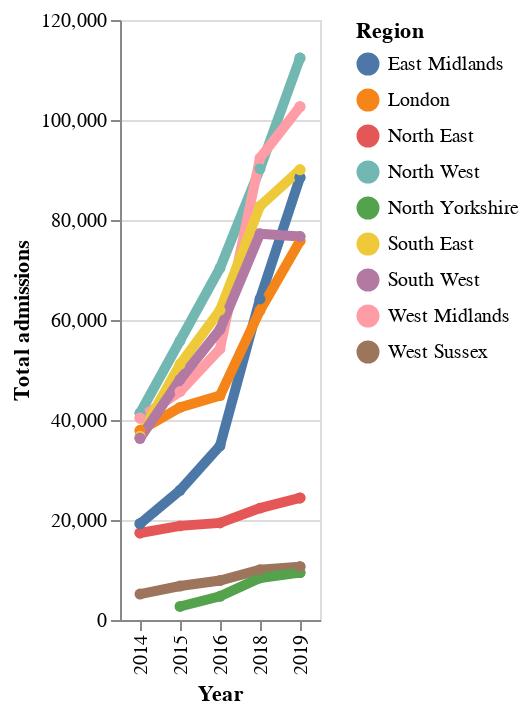

The cell this chart's notebook holds for it:
### Code cell
regional = alt.Chart(df_major).mark_line(size=5, point=True).encode(
    alt.X("year:O", title="Year"),
    alt.Y("admissions_total:Q", title="Total admissions"),
    color=alt.Color("region:N", title="Region"), 

    tooltip=[
        alt.Tooltip("region:N", title="Region"),
        alt.Tooltip("admissions_total:Q", title="Admissions", format=",")
    ]).properties(width=100)
#.configure_legend(orient='left').properties(title="Obesety-related hospital admissions by UK regions", width=200)


regional

### Figure 1 — Vega-Lite specification as saved in the notebook (floating-point values rounded to 4 significant figures)
{"config": {"view": {"continuousWidth": 300, "continuousHeight": 300}}, "data": {"name": "data-eb3aa683473ccc126d07e087cd980957"}, "mark": {"type": "line", "point": true, "size": 5}, "encoding": {"color": {"field": "region", "title": "Region", "type": "nominal"}, "tooltip": [{"field": "region", "title": "Region", "type": "nominal"}, {"field": "admissions_total", "format": ",", "title": "Admissions", "type": "quantitative"}], "x": {"field": "year", "title": "Year", "type": "ordinal"}, "y": {"field": "admissions_total", "title": "Total admissions", "type": "quantitative"}}, "width": 100, "$schema": "https://vega.github.io/schema/vega-lite/v5.14.1.json", "datasets": {"data-eb3aa683473ccc126d07e087cd980957": [{"region": "North East", "admissions_total": 17409, "admissions_count_men": 6294.0, "admissions_count_women": 11120.0, "adm_per_100_000_all": 670.5, "adm_per_male": 495.7, "adm_per_female": 837.7, "year": 2014, "top_tier": true, "result": null}, {"region": "North East", "admissions_total": 17409, "admissions_count_men": 6294.0, "admissions_count_women": 11120.0, "adm_per_100_000_all": 670.5, "adm_per_male": 495.7, "adm_per_female": 837.7, "year": 2014, "top_tier": true, "result": null}, {"region": "North West", "admissions_total": 41358, "admissions_count_men": 13910.0, "admissions_count_women": 27440.0, "adm_per_100_000_all": 586.1, "adm_per_male": 401.2, "adm_per_female": 764.7, "year": 2014, "top_tier": true, "result": null}, {"region": "North West", "admissions_total": 41358, "admissions_count_men": 13910.0, "admissions_count_women": 27440.0, "adm_per_100_000_all": 586.1, "adm_per_male": 401.2, "adm_per_female": 764.7, "year": 2014, "top_tier": true, "result": null}, {"region": "East Midlands", "admissions_total": 19256, "admissions_count_men": 6058.0, "admissions_count_women": 13200.0, "adm_per_100_000_all": 424.4, "adm_per_male": 270.8, "adm_per_female": 573.7, "year": 2014, "top_tier": true, "result": null}, {"region": "East Midlands", "admissions_total": 19256, "admissions_count_men": 6058.0, "admissions_count_women": 13200.0, "adm_per_100_000_all": 424.4, "adm_per_male": 270.8, "adm_per_female": 573.7, "year": 2014, "top_tier": true, "result": null}, {"region": "West Midlands", "admissions_total": 40394, "admissions_count_men": 12270.0, "admissions_count_women": 28120.0, "adm_per_100_000_all": 720.2, "adm_per_male": 443.3, "adm_per_female": 989.8, "year": 2014, "top_tier": true, "result": null}, {"region": "West Midlands", "admissions_total": 40394, "admissions_count_men": 12270.0, "admissions_count_women": 28120.0, "adm_per_100_000_all": 720.2, "adm_per_male": 443.3, "adm_per_female": 989.8, "year": 2014, "top_tier": true, "result": null}, {"region": "London", "admissions_total": 37892, "admissions_count_men": 13280.0, "admissions_count_women": 24610.0, "adm_per_100_000_all": 461.8, "adm_per_male": 327.6, "adm_per_female": 592.9, "year": 2014, "top_tier": true, "result": null}, {"region": "London", "admissions_total": 37892, "admissions_count_men": 13280.0, "admissions_count_women": 24610.0, "adm_per_100_000_all": 461.8, "adm_per_male": 327.6, "adm_per_female": 592.9, "year": 2014, "top_tier": true, "result": null}, {"region": "South East", "admissions_total": 36779, "admissions_count_men": 13280.0, "admissions_count_women": 23480.0, "adm_per_100_000_all": 425.1, "adm_per_male": 312.4, "adm_per_female": 533.5, "year": 2014, "top_tier": true, "result": null}, {"region": "West Sussex", "admissions_total": 5183, "admissions_count_men": 1977.0, "admissions_count_women": 3206.0, "adm_per_100_000_all": 640.7, "adm_per_male": 504.7, "adm_per_female": 768.4, "year": 2014, "top_tier": true, "result": null}, {"region": "South West", "admissions_total": 36338, "admissions_count_men": 12260.0, "admissions_count_women": 24080.0, "adm_per_100_000_all": 685.5, "adm_per_male": 471.7, "adm_per_female": 891.3, "year": 2014, "top_tier": true, "result": null}, {"region": "South West", "admissions_total": 36338, "admissions_count_men": 12260.0, "admissions_count_women": 24080.0, "adm_per_100_000_all": 685.5, "adm_per_male": 471.7, "adm_per_female": 891.3, "year": 2014, "top_tier": true, "result": null}, {"region": "North East", "admissions_total": 18824, "admissions_count_men": 6340.0, "admissions_count_women": 12480.0, "adm_per_100_000_all": 721.1, "adm_per_male": 495.9, "adm_per_female": 937.2, "year": 2015, "top_tier": true, "result": null}, {"region": "North West", "admissions_total": 55848, "admissions_count_men": 19880.0, "admissions_count_women": 35960.0, "adm_per_100_000_all": 786.2, "adm_per_male": 568.8, "adm_per_female": 996.7, "year": 2015, "top_tier": true, "result": null}, {"region": "North Yorkshire", "admissions_total": 2703, "admissions_count_men": 1056.0, "admissions_count_women": 1647.0, "adm_per_100_000_all": 448.4, "adm_per_male": 355.2, "adm_per_female": 539.3, "year": 2015, "top_tier": true, "result": null}, {"region": "East Midlands", "admissions_total": 25932, "admissions_count_men": 7899.0, "admissions_count_women": 18030.0, "adm_per_100_000_all": 563.9, "adm_per_male": 348.3, "adm_per_female": 773.7, "year": 2015, "top_tier": true, "result": null}, {"region": "West Midlands", "admissions_total": 45682, "admissions_count_men": 14080.0, "admissions_count_women": 31600.0, "adm_per_100_000_all": 805.0, "adm_per_male": 502.3, "adm_per_female": 1101.0, "year": 2015, "top_tier": true, "result": null}, {"region": "London", "admissions_total": 42511, "admissions_count_men": 14250.0, "admissions_count_women": 28250.0, "adm_per_100_000_all": 505.1, "adm_per_male": 342.1, "adm_per_female": 664.5, "year": 2015, "top_tier": true, "result": null}, {"region": "South East", "admissions_total": 51102, "admissions_count_men": 18230.0, "admissions_count_women": 32860.0, "adm_per_100_000_all": 581.2, "adm_per_male": 421.6, "adm_per_female": 735.4, "year": 2015, "top_tier": true, "result": null}, {"region": "West Sussex", "admissions_total": 6794, "admissions_count_men": 2542.0, "admissions_count_women": 4251.0, "adm_per_100_000_all": 827.2, "adm_per_male": 638.4, "adm_per_female": 1005.0, "year": 2015, "top_tier": true, "result": null}, {"region": "South West", "admissions_total": 48098, "admissions_count_men": 16480.0, "admissions_count_women": 31610.0, "adm_per_100_000_all": 894.4, "adm_per_male": 624.3, "adm_per_female": 1155.0, "year": 2015, "top_tier": true, "result": null}, {"region": "North East", "admissions_total": 19414, "admissions_count_men": 6574.0, "admissions_count_women": 12840.0, "adm_per_100_000_all": 741.4, "adm_per_male": 512.3, "adm_per_female": 961.4, "year": 2016, "top_tier": true, "result": null}, {"region": "North West", "admissions_total": 70380, "admissions_count_men": 24720.0, "admissions_count_women": 45650.0, "adm_per_100_000_all": 986.7, "adm_per_male": 703.9, "adm_per_female": 1261.0, "year": 2016, "top_tier": true, "result": null}, {"region": "North Yorkshire", "admissions_total": 4749, "admissions_count_men": 1763.0, "admissions_count_women": 2985.0, "adm_per_100_000_all": 789.5, "adm_per_male": 595.5, "adm_per_female": 977.1, "year": 2016, "top_tier": true, "result": null}, {"region": "East Midlands", "admissions_total": 34839, "admissions_count_men": 11450.0, "admissions_count_women": 23380.0, "adm_per_100_000_all": 751.3, "adm_per_male": 500.5, "adm_per_female": 995.2, "year": 2016, "top_tier": true, "result": null}, {"region": "West Midlands", "admissions_total": 54212, "admissions_count_men": 16460.0, "admissions_count_women": 37740.0, "adm_per_100_000_all": 948.9, "adm_per_male": 583.0, "adm_per_female": 1306.0, "year": 2016, "top_tier": true, "result": null}, {"region": "London", "admissions_total": 44893, "admissions_count_men": 15370.0, "admissions_count_women": 29510.0, "adm_per_100_000_all": 525.8, "adm_per_male": 363.0, "adm_per_female": 685.6, "year": 2016, "top_tier": true, "result": null}, {"region": "South East", "admissions_total": 61957, "admissions_count_men": 22420.0, "admissions_count_women": 39530.0, "adm_per_100_000_all": 698.2, "adm_per_male": 513.7, "adm_per_female": 876.7, "year": 2016, "top_tier": true, "result": null}, {"region": "West Sussex", "admissions_total": 7897, "admissions_count_men": 2949.0, "admissions_count_women": 4945.0, "adm_per_100_000_all": 953.3, "adm_per_male": 734.4, "adm_per_female": 1159.0, "year": 2016, "top_tier": true, "result": null}, {"region": "South West", "admissions_total": 58128, "admissions_count_men": 20220.0, "admissions_count_women": 37910.0, "adm_per_100_000_all": 1072.0, "adm_per_male": 759.0, "adm_per_female": 1374.0, "year": 2016, "top_tier": true, "result": null}, {"region": "North East", "admissions_total": 24410, "admissions_count_men": 8645.0, "admissions_count_women": 15760.0, "adm_per_100_000_all": 932.0, "adm_per_male": 684.0, "adm_per_female": 1177.0, "year": 2019, "top_tier": true, "result": null}, {"region": "North West", "admissions_total": 112385, "admissions_count_men": 41370.0, "admissions_count_women": 71020.0, "adm_per_100_000_all": 1595.0, "adm_per_male": 1231.0, "adm_per_female": 1959.0, "year": 2019, "top_tier": true, "result": null}, {"region": "North Yorkshire", "admissions_total": 9475, "admissions_count_men": 3700.0, "admissions_count_women": 5770.0, "adm_per_100_000_all": 1492.0, "adm_per_male": 1146.0, "adm_per_female": 1870.0, "year": 2019, "top_tier": true, "result": null}, {"region": "East Midlands", "admissions_total": 88510, "admissions_count_men": 29640.0, "admissions_count_women": 58860.0, "adm_per_100_000_all": 1893.0, "adm_per_male": 1316.0, "adm_per_female": 2472.0, "year": 2019, "top_tier": true, "result": null}, {"region": "West Midlands", "admissions_total": 102675, "admissions_count_men": 32080.0, "admissions_count_women": 70590.0, "adm_per_100_000_all": 1817.0, "adm_per_male": 1202.0, "adm_per_female": 2440.0, "year": 2019, "top_tier": true, "result": null}, {"region": "London", "admissions_total": 75815, "admissions_count_men": 24150.0, "admissions_count_women": 51660.0, "adm_per_100_000_all": 1012.0, "adm_per_male": 757.0, "adm_per_female": 1266.0, "year": 2019, "top_tier": true, "result": null}, {"region": "South East", "admissions_total": 90040, "admissions_count_men": 33220.0, "admissions_count_women": 56820.0, "adm_per_100_000_all": 1023.0, "adm_per_male": 783.0, "adm_per_female": 1262.0, "year": 2019, "top_tier": true, "result": null}, {"region": "West Sussex", "admissions_total": 10670, "admissions_count_men": 3850.0, "admissions_count_women": 6815.0, "adm_per_100_000_all": 1257.0, "adm_per_male": 913.0, "adm_per_female": 1593.0, "year": 2019, "top_tier": true, "result": null}, {"region": "South West", "admissions_total": 76695, "admissions_count_men": 26480.0, "admissions_count_women": 50210.0, "adm_per_100_000_all": 1378.0, "adm_per_male": 961.0, "adm_per_female": 1804.0, "year": 2019, "top_tier": true, "result": null}, {"region": "North East", "admissions_total": 22376, "admissions_count_men": 7759.0, "admissions_count_women": 14620.0, "adm_per_100_000_all": 861.0, "adm_per_male": 619.0, "adm_per_female": 1097.0, "year": 2018, "top_tier": true, "result": null}, {"region": "North West", "admissions_total": 90253, "admissions_count_men": 32070.0, "admissions_count_women": 58180.0, "adm_per_100_000_all": 1290.0, "adm_per_male": 963.0, "adm_per_female": 1618.0, "year": 2018, "top_tier": true, "result": null}, {"region": "North Yorkshire", "admissions_total": 8408, "admissions_count_men": 3274.0, "admissions_count_women": 5134.0, "adm_per_100_000_all": 1359.0, "adm_per_male": 1025.0, "adm_per_female": 1721.0, "year": 2018, "top_tier": true, "result": null}, {"region": "East Midlands", "admissions_total": 64200, "admissions_count_men": 20850.0, "admissions_count_women": 43350.0, "adm_per_100_000_all": 1391.0, "adm_per_male": 938.0, "adm_per_female": 1846.0, "year": 2018, "top_tier": true, "result": null}, {"region": "West Midlands", "admissions_total": 92389, "admissions_count_men": 28430.0, "admissions_count_women": 63950.0, "adm_per_100_000_all": 1655.0, "adm_per_male": 1078.0, "adm_per_female": 2237.0, "year": 2018, "top_tier": true, "result": null}, {"region": "London", "admissions_total": 61904, "admissions_count_men": 20480.0, "admissions_count_women": 41420.0, "adm_per_100_000_all": 852.0, "adm_per_male": 651.0, "adm_per_female": 1050.0, "year": 2018, "top_tier": true, "result": null}, {"region": "South East", "admissions_total": 82787, "admissions_count_men": 30190.0, "admissions_count_women": 52590.0, "adm_per_100_000_all": 950.0, "adm_per_male": 721.0, "adm_per_female": 1178.0, "year": 2018, "top_tier": true, "result": null}, {"region": "West Sussex", "admissions_total": 10046, "admissions_count_men": 3664.0, "admissions_count_women": 6381.0, "adm_per_100_000_all": 1198.0, "adm_per_male": 882.0, "adm_per_female": 1506.0, "year": 2018, "top_tier": true, "result": null}, {"region": "South West", "admissions_total": 77250, "admissions_count_men": 25790.0, "admissions_count_women": 51460.0, "adm_per_100_000_all": 1405.0, "adm_per_male": 949.0, "adm_per_female": 1868.0, "year": 2018, "top_tier": true, "result": null}, {"region": "North East", "admissions_total": 24410, "admissions_count_men": 8645.0, "admissions_count_women": 15760.0, "adm_per_100_000_all": 932.0, "adm_per_male": 684.0, "adm_per_female": 1177.0, "year": 2019, "top_tier": true, "result": null}, {"region": "North West", "admissions_total": 112385, "admissions_count_men": 41370.0, "admissions_count_women": 71020.0, "adm_per_100_000_all": 1595.0, "adm_per_male": 1231.0, "adm_per_female": 1959.0, "year": 2019, "top_tier": true, "result": null}, {"region": "North Yorkshire", "admissions_total": 9475, "admissions_count_men": 3700.0, "admissions_count_women": 5770.0, "adm_per_100_000_all": 1492.0, "adm_per_male": 1146.0, "adm_per_female": 1870.0, "year": 2019, "top_tier": true, "result": null}, {"region": "East Midlands", "admissions_total": 88510, "admissions_count_men": 29640.0, "admissions_count_women": 58860.0, "adm_per_100_000_all": 1893.0, "adm_per_male": 1316.0, "adm_per_female": 2472.0, "year": 2019, "top_tier": true, "result": null}, {"region": "West Midlands", "admissions_total": 102675, "admissions_count_men": 32080.0, "admissions_count_women": 70590.0, "adm_per_100_000_all": 1817.0, "adm_per_male": 1202.0, "adm_per_female": 2440.0, "year": 2019, "top_tier": true, "result": null}, {"region": "London", "admissions_total": 75815, "admissions_count_men": 24150.0, "admissions_count_women": 51660.0, "adm_per_100_000_all": 1012.0, "adm_per_male": 757.0, "adm_per_female": 1266.0, "year": 2019, "top_tier": true, "result": null}, {"region": "South East", "admissions_total": 90040, "admissions_count_men": 33220.0, "admissions_count_women": 56820.0, "adm_per_100_000_all": 1023.0, "adm_per_male": 783.0, "adm_per_female": 1262.0, "year": 2019, "top_tier": true, "result": null}, {"region": "West Sussex", "admissions_total": 10670, "admissions_count_men": 3850.0, "admissions_count_women": 6815.0, "adm_per_100_000_all": 1257.0, "adm_per_male": 913.0, "adm_per_female": 1593.0, "year": 2019, "top_tier": true, "result": null}, {"region": "South West", "admissions_total": 76695, "admissions_count_men": 26480.0, "admissions_count_women": 50210.0, "adm_per_100_000_all": 1378.0, "adm_per_male": 961.0, "adm_per_female": 1804.0, "year": 2019, "top_tier": true, "result": null}]}}
